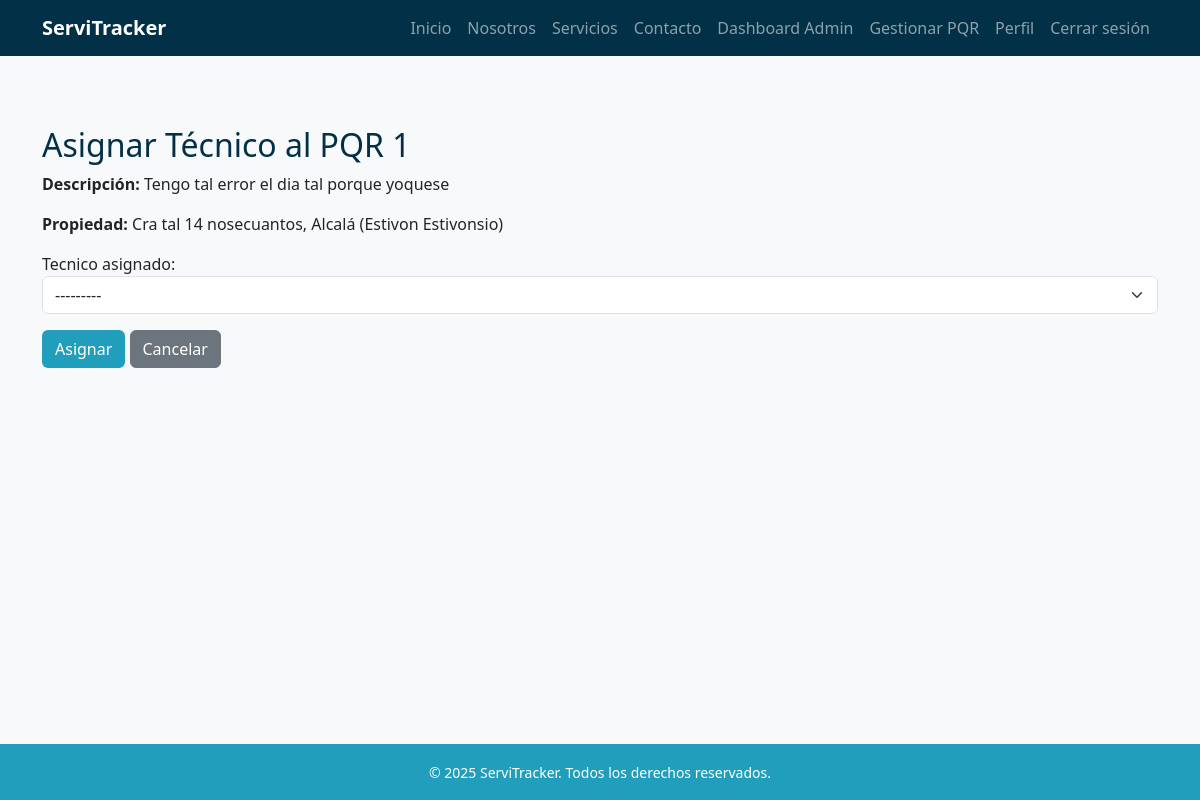
/pqr/1/asignar-tecnico/ (signed in), run on the app's committed database.
### pqr/models.py (models this page shows, shortened)
class PQR(models.Model):
    ciudadano = models.ForeignKey(
        settings.AUTH_USER_MODEL,
        on_delete=models.SET_NULL,
        null=True,
        blank=True,
        related_name="pqrs_ciudadano"
    )
    propiedad = models.ForeignKey(
        Propiedad,
        on_delete=models.SET_NULL,
        null=True,
        blank=True
    )
    tipo_falla = models.ForeignKey(
        TipoFalla,
        on_delete=models.PROTECT
    )
    descripcion = models.TextField()
    estado = models.ForeignKey(
        EstadoPQR,
        on_delete=models.PROTECT
    )
    tecnico_asignado = models.ForeignKey(
        settings.AUTH_USER_MODEL,
        on_delete=models.SET_NULL,
        null=True,
        blank=True,
        related_name="pqrs_tecnico"
    )
    fecha_creacion = models.DateTimeField(auto_now_add=True)
    fecha_actualizacion = models.DateTimeField(auto_now=True)

### propiedades/models.py (models this page shows)
class Propiedad(models.Model):
    usuario = models.ForeignKey(
        settings.AUTH_USER_MODEL,
        on_delete=models.CASCADE,
        related_name='propiedades'
    )
    departamento = models.CharField(max_length=100)
    ciudad = models.CharField(max_length=100)
    direccion = models.CharField(max_length=200)
    activa = models.BooleanField(default=True)
    def __str__(self):
        nombre = self.usuario.get_full_name() if hasattr(self.usuario, 'get_full_name') else str(self.usuario)
        return f"{self.direccion}, {self.ciudad} ({nombre})"

### usuarios/models.py (models this page shows, shortened)
class Usuario(AbstractBaseUser, PermissionsMixin):
    ROLES = [
        ("administrador", "Administrador"),
        ("agente", "Agente"),
        ("tecnico", "Técnico"),
        ("ciudadano", "Ciudadano"),
    ]
    documento = models.CharField(max_length=20, unique=True)
    email = models.EmailField(blank=True, null=True)
    nombres = models.CharField(max_length=100, blank=True, null=True)
    apellidos = models.CharField(max_length=100, blank=True, null=True)
    rol = models.CharField(max_length=20, choices=ROLES, default="ciudadano")
    especialidad = models.ForeignKey(Especialidad, on_delete=models.SET_NULL, null=True, blank=True)
    is_active = models.BooleanField(default=True)
    is_staff = models.BooleanField(default=False)
    date_joined = models.DateTimeField(auto_now_add=True)
    objects = UsuarioManager()
    USERNAME_FIELD = "documento"
    REQUIRED_FIELDS = []  # puedes agregar 'email' si quieres que sea obligatorio
    def get_full_name(self):
        nombre = (self.nombres or "").strip()
        apellido = (self.apellidos or "").strip()
        full = f"{nombre} {apellido}".strip()
        return full or ""

### pqr/views.py (the view)
# urls.py: path('<int:pk>/asignar-tecnico/', views.asignar_tecnico, name='asignar_tecnico'),
@login_required
def asignar_tecnico(request, pk):
    if request.user.rol not in ["agente", "administrador"]:
        return redirect('index')
    pqr = get_object_or_404(PQR, pk=pk)
    if request.method == 'POST':
        form = AsignarTecnicoForm(request.POST, instance=pqr)
        if form.is_valid():
            pqr = form.save(commit=False)
            estado_en_curso = EstadoPQR.objects.get(nombre="En curso")
            pqr.estado = estado_en_curso
            pqr.save()
            return redirect('dashboard_admin' if request.user.rol == "administrador" else 'dashboard_agente')
    else:
        form = AsignarTecnicoForm(instance=pqr)
    return render(request, 'pqr/asignar_tecnico.html', {'form': form, 'pqr': pqr})

### pqr/forms.py
class AsignarTecnicoForm(forms.ModelForm):
    tecnico_asignado = forms.ModelChoiceField(
        queryset=Usuario.objects.filter(rol="tecnico"),
        required=True,
        widget=forms.Select(attrs={'class': 'form-select'})
    )
    class Meta:
        model = PQR
        fields = ['tecnico_asignado']

### templates/pqr/asignar_tecnico.html (shortened to what this page needs)
{% extends 'base.html' %}
{% block content %}
<h2 class="text-blue-dark">Asignar Técnico al PQR {{ pqr.id }}</h2>
<p><strong>Descripción:</strong> {{ pqr.descripcion }}</p>
<p><strong>Propiedad:</strong> {{ pqr.propiedad }}</p>
<form method="post">
    {{ form.as_p }}
    <button type="submit" class="btn btn-blue-mid">Asignar</button>
    <a href="{% url 'dashboard' %}" class="btn btn-secondary">Cancelar</a>
</form>
{% endblock %}

### static/css/style.css (style rules this page uses)
:root { --blue-light: #8ecae6; --blue-mid: #219ebc; --blue-deep: #126782; --blue-dark: #023047; --yellow: #ffb703; --orange-light: #fd9e02; --orange-dark: #fb8500; --green-light: #198754; --green-dark: #146c43; }
.text-blue-dark { color: var(--blue-dark); }
body { font-family: 'Segoe UI', sans-serif; background-color: #f8f9fa; padding-top: 70px; min-height: 100vh; display: flex; flex-direction: column; }
.btn-blue-mid { background-color: var(--blue-mid); color: white; }

### data on the page
PQR: id "1", descripcion "Tengo tal error el dia tal porque yoquese", propiedad "Cra tal 14 nosecuantos, Alcalá (Estivon Estivonsio)", tecnico_asignado "---------"
